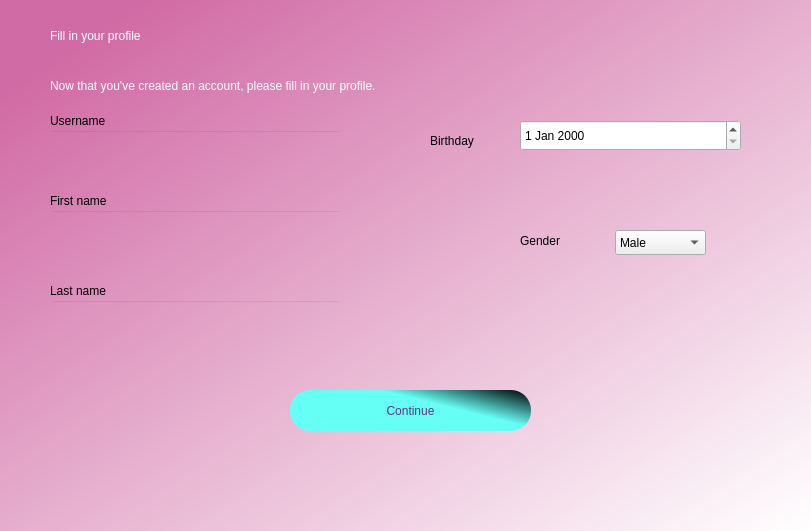
<?xml version="1.0" encoding="UTF-8"?>
<ui version="4.0">
 <class>Dialog</class>
 <widget class="QDialog" name="Dialog">
  <property name="geometry">
   <rect>
    <x>0</x>
    <y>0</y>
    <width>811</width>
    <height>531</height>
   </rect>
  </property>
  <property name="windowTitle">
   <string>Dialog</string>
  </property>
  <widget class="QWidget" name="bgwidget" native="true">
   <property name="geometry">
    <rect>
     <x>-10</x>
     <y>0</y>
     <width>831</width>
     <height>541</height>
    </rect>
   </property>
   <property name="styleSheet">
    <string notr="true">QWidget#bgwidget{
background-color: qlineargradient(spread:pad, x1:0.091, y1:0.101636, x2:0.991379, y2:0.977, stop:0 rgba(209, 107, 165, 255), stop:1 rgba(255, 255, 255, 255));}</string>
   </property>
   <widget class="QLabel" name="label">
    <property name="geometry">
     <rect>
      <x>60</x>
      <y>0</y>
      <width>361</width>
      <height>71</height>
     </rect>
    </property>
    <property name="styleSheet">
     <string notr="true">font: 75 36pt &quot;Ubuntu&quot;;
color: rgb(255, 255, 255);</string>
    </property>
    <property name="text">
     <string>Fill in your profile</string>
    </property>
   </widget>
   <widget class="QLabel" name="label_2">
    <property name="geometry">
     <rect>
      <x>60</x>
      <y>70</y>
      <width>621</width>
      <height>31</height>
     </rect>
    </property>
    <property name="styleSheet">
     <string notr="true">font: 75 17pt &quot;Ubuntu&quot;;color:rgb(255, 255, 255)</string>
    </property>
    <property name="text">
     <string>Now that you've created an account, please fill in your profile.</string>
    </property>
   </widget>
   <widget class="QLineEdit" name="usernamefeld">
    <property name="geometry">
     <rect>
      <x>60</x>
      <y>130</y>
      <width>291</width>
      <height>41</height>
     </rect>
    </property>
    <property name="styleSheet">
     <string notr="true">background-color:rgba(0,0,0,0);
font: 75 16pt &quot;Ubuntu&quot;;</string>
    </property>
   </widget>
   <widget class="QLineEdit" name="firstnamefeld">
    <property name="geometry">
     <rect>
      <x>60</x>
      <y>210</y>
      <width>291</width>
      <height>41</height>
     </rect>
    </property>
    <property name="styleSheet">
     <string notr="true">background-color:rgba(0,0,0,0);
font: 75 16pt &quot;Ubuntu&quot;;</string>
    </property>
   </widget>
   <widget class="QLineEdit" name="lastnamefeld">
    <property name="geometry">
     <rect>
      <x>60</x>
      <y>300</y>
      <width>291</width>
      <height>41</height>
     </rect>
    </property>
    <property name="styleSheet">
     <string notr="true">background-color:rgba(0,0,0,0);
font: 75 16pt &quot;Ubuntu&quot;;</string>
    </property>
   </widget>
   <widget class="QDateEdit" name="dateEdit">
    <property name="geometry">
     <rect>
      <x>530</x>
      <y>120</y>
      <width>221</width>
      <height>31</height>
     </rect>
    </property>
    <property name="styleSheet">
     <string notr="true">font: 25 italic 12pt &quot;Ubuntu&quot;;</string>
    </property>
   </widget>
   <widget class="QLabel" name="label_3">
    <property name="geometry">
     <rect>
      <x>60</x>
      <y>110</y>
      <width>81</width>
      <height>21</height>
     </rect>
    </property>
    <property name="text">
     <string>Username</string>
    </property>
   </widget>
   <widget class="QLabel" name="label_4">
    <property name="geometry">
     <rect>
      <x>60</x>
      <y>190</y>
      <width>81</width>
      <height>21</height>
     </rect>
    </property>
    <property name="text">
     <string>First name</string>
    </property>
   </widget>
   <widget class="QLabel" name="label_5">
    <property name="geometry">
     <rect>
      <x>60</x>
      <y>280</y>
      <width>81</width>
      <height>21</height>
     </rect>
    </property>
    <property name="text">
     <string>Last name</string>
    </property>
   </widget>
   <widget class="QLabel" name="label_6">
    <property name="geometry">
     <rect>
      <x>440</x>
      <y>130</y>
      <width>81</width>
      <height>21</height>
     </rect>
    </property>
    <property name="text">
     <string>Birthday</string>
    </property>
   </widget>
   <widget class="QComboBox" name="gender">
    <property name="geometry">
     <rect>
      <x>625</x>
      <y>230</y>
      <width>91</width>
      <height>25</height>
     </rect>
    </property>
    <item>
     <property name="text">
      <string>Male</string>
     </property>
    </item>
    <item>
     <property name="text">
      <string>Famele</string>
     </property>
    </item>
   </widget>
   <widget class="QLabel" name="label_7">
    <property name="geometry">
     <rect>
      <x>530</x>
      <y>230</y>
      <width>81</width>
      <height>21</height>
     </rect>
    </property>
    <property name="text">
     <string>Gender</string>
    </property>
   </widget>
   <widget class="QPushButton" name="continue_2">
    <property name="geometry">
     <rect>
      <x>300</x>
      <y>390</y>
      <width>241</width>
      <height>41</height>
     </rect>
    </property>
    <property name="styleSheet">
     <string notr="true">border-radius:20px;
background-color: qlineargradient(spread:pad, x1:0.573, y1:0.289773, x2:1, y2:0, stop:0 rgba(102, 255, 246, 255), stop:0.98 rgba(0, 0, 0, 255), stop:1 rgba(235, 148, 61, 255));
font: 75 16pt &quot;Ubuntu&quot;;
color:rgb(97, 53, 131)</string>
    </property>
    <property name="text">
     <string>Continue</string>
    </property>
   </widget>
  </widget>
 </widget>
 <resources/>
 <connections/>
</ui>
